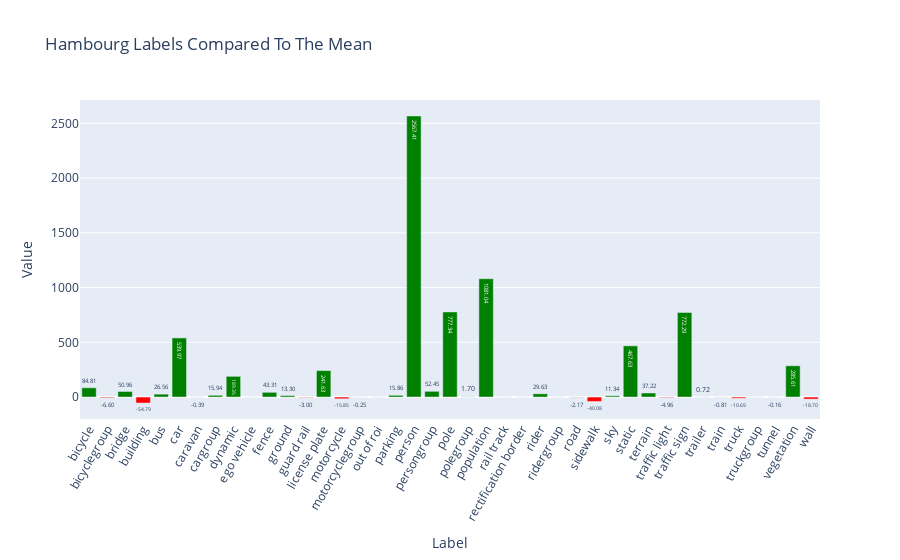

Here is the notebook cell this chart was saved with:
### Markdown cell above
## City Labels Distribution Compared To Mean

### Code cell
labels_count_mean = df_count.sort_index(axis=1).mean(numeric_only=True)
max_count_minus_mean = (df_count[df_count['city'] == max_city] - labels_count_mean).sum(numeric_only=True)
colors = ['red' if x < 0 else 'green' for x in max_count_minus_mean]
bar = go.Bar(
    x=max_count_minus_mean.index,
    y=max_count_minus_mean.values,
    text=max_count_minus_mean.apply(lambda x: f'{x:.2f}'),
    hovertemplate='%{x}: %{y:.2f}',
    marker=dict(color=colors)
    ) 
layout = go.Layout(title='Hambourg Labels Compared To The Mean', xaxis=dict(title='Label', tickangle=-60), yaxis=dict(title='Value'))
fig = go.Figure(data=[bar], layout=layout)
fig.show()

### Figure 1 — Plotly figure (JSON) as saved in the notebook; plotly's stock layout.template omitted (floating-point values rounded to 4 significant figures)
{"data": [{"hovertemplate": "%{x}: %{y:.2f}", "marker": {"color": ["green", "red", "green", "red", "green", "green", "red", "green", "green", "green", "green", "green", "red", "green", "red", "red", "green", "green", "green", "green", "green", "green", "green", "green", "green", "green", "green", "red", "red", "green", "green", "green", "red", "green", "green", "red", "red", "green", "red", "green", "red"]}, "text": ["84.81", "-6.60", "50.96", "-54.79", "26.56", "539.97", "-0.39", "15.94", "189.35", "0.00", "43.31", "13.30", "-3.00", "241.63", "-15.85", "-0.25", "0.00", "15.86", "2567.41", "52.45", "777.34", "1.70", "1081.04", "0.00", "0.00", "29.63", "0.00", "-2.17", "-40.08", "11.34", "467.63", "37.22", "-4.96", "772.29", "0.72", "-0.81", "-10.69", "0.00", "-0.16", "285.61", "-18.70"], "type": "bar", "x": ["bicycle", "bicyclegroup", "bridge", "building", "bus", "car", "caravan", "cargroup", "dynamic", "ego vehicle", "fence", "ground", "guard rail", "license plate", "motorcycle", "motorcyclegroup", "out of roi", "parking", "person", "persongroup", "pole", "polegroup", "population", "rail track", "rectification border", "rider", "ridergroup", "road", "sidewalk", "sky", "static", "terrain", "traffic light", "traffic sign", "trailer", "train", "truck", "truckgroup", "tunnel", "vegetation", "wall"], "y": [84.81, -6.597, 50.96, -54.79, 26.56, 540.0, -0.3881, 15.94, 189.4, 0, 43.31, 13.3, -3, 241.6, -15.85, -0.25, 0, 15.86, 2567.0, 52.45, 777.3, 1.697, 1081.0, 0, 0, 29.63, 0, -2.174, -40.08, 11.34, 467.6, 37.22, -4.961, 772.3, 0.7176, -0.8084, -10.69, 0, -0.16, 285.6, -18.7]}], "layout": {"title": {"text": "Hambourg Labels Compared To The Mean"}, "xaxis": {"tickangle": -60, "title": {"text": "Label"}}, "yaxis": {"title": {"text": "Value"}}}}
